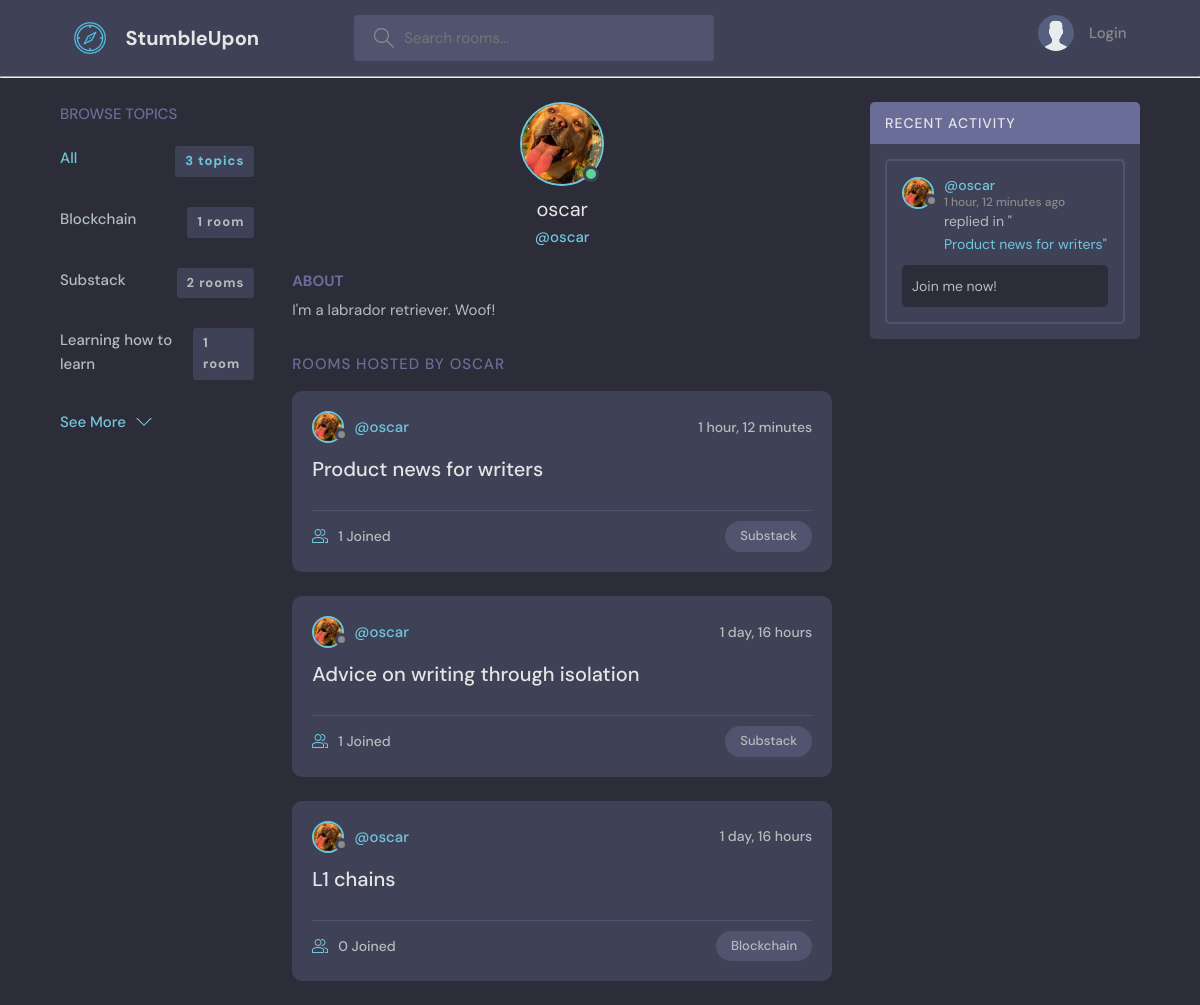
The app's page /profile/2/ with its own data.
### base/models.py (models this page shows, shortened)
class Topic(models.Model):
    name = models.CharField(max_length=200)

class User(AbstractUser):
    name = models.CharField(max_length=200, null=True)
    email = models.EmailField(unique=True, null=True)
    bio = models.TextField(null=True)
    avatar = models.ImageField(null=True, default="avatar.svg")
    USERNAME_FIELD = "email"
    REQUIRED_FIELDS = []

class Room(models.Model):
    host  = models.ForeignKey(User, on_delete=models.SET_NULL, null=True)
    topic = models.ForeignKey("Topic", on_delete=models.SET_NULL, null=True) # Topic as a string since it's written below the Room class
    name = models.CharField(max_length=200)
    description = models.TextField(null=True, blank=True) # field can be blank
    participants = models.ManyToManyField(User, related_name = "participants", blank = True)
    updated = models.DateTimeField(auto_now=True) # take timestamp every time save is hit on the item
    created = models.DateTimeField(auto_now_add=True) # take timestamp when save is hit the first time i.e during creation
    class Meta:
        ordering = ["-updated", "-created"]
    def __str__(self):
        return self.name

class Message(models.Model):
    user = models.ForeignKey(User, on_delete=models.CASCADE)
    room = models.ForeignKey(Room, on_delete=models.CASCADE)
    body = models.TextField()
    updated = models.DateTimeField(auto_now=True)
    created = models.DateTimeField(auto_now_add=True)
    class Meta:
        ordering = ["-updated", "-created"]
    def __str__(self):
        message_preview = self.body[0:50]
        return message_preview

### base/views.py (the view)
# urls.py: path("profile/<str:pk>/", views.user_profile, name="user-profile"),
def user_profile(request, pk):
    user = User.objects.get(id=pk)
    rooms = user.room_set.all()
    room_messages = user.message_set.all()
    topics = Topic.objects.all()
    context = {"user": user, "rooms": rooms, "room_messages": room_messages, "topics": topics}
    return render(request, "base/profile.html", context)

### base/templates/base/profile.html (shortened to what this page needs)
{% extends "main.html" %}
{% block content %}
  <main class="profile-page layout layout--3">
    <div class="container">
      {% include "base/topics_component.html" %}
      <div class="roomList">
        <div class="profile">
          <div class="profile__avatar">
            <div class="avatar avatar--large active">
              <img src="{{user.avatar.url }}" />
            </div>
          </div>
          <div class="profile__info">
            <h3>{{ user.username }}</h3>
            <p>@{{ user.username }}</p>
          </div>
          <div class="profile__about">
            <h3>About</h3>
            <p>
            {{user.bio}}
            </p>
          </div>
        </div>
        <div class="roomList__header">
          <div>
            <h2>Rooms Hosted by {{user.username}}</a>
            </h2>
          </div>
        </div>
        {% include "base/feed_component.html" %}
      </div>
      {% include "base/activity_component.html" %}
    </div>
  </main>
{% endblock content %}

### base/templates/base/topics_component.html
<div class="topics">
    <div class="topics__header">
      <h2>Browse Topics</h2>
    </div>
    <ul class="topics__list">
      <li>
        {% if topics.count == 1 %}
        <a href="{% url 'home' %}" class="active">All <span>{{topics.count}} topic</span></a>
        {% else %}
        <a href="{% url 'home' %}" class="active">All <span>{{topics.count}} topics</span></a>
        {% endif %}
      </li>
      {% for topic in topics %}
      <li>
        {% if topic.room_set.all.count == 1 %}
        <a href="{% url 'home' %}?q={{topic.name}}">{{topic.name}} <span>{{topic.room_set.all.count}} room</span></a>
        {% else %}
        <a href="{% url 'home' %}?q={{topic.name}}">{{topic.name}} <span>{{topic.room_set.all.count}} rooms</span></a>
        {% endif %}
      </li>
      {% endfor %}
    </ul>
    <a class="btn btn--link" href="{% url 'topics' %}">
      See More
      <svg version="1.1" xmlns="http://www.w3.org/2000/svg" width="32" height="32" viewBox="0 0 32 32">
        <title>chevron-down</title>
        <path d="M16 21l-13-13h-3l16 16 16-16h-3l-13 13z"></path>
      </svg>
    </a>
  </div>

### base/templates/base/feed_component.html (shortened to what this page needs)
{% for room in rooms %}
<div class="roomListRoom">
    <div class="roomListRoom__header">
      <a href="{% url 'user-profile' room.host.id %}" class="roomListRoom__author">
        <div class="avatar avatar--small">
          <img src="{{room.host.avatar.url}}" />
        </div>
        <span>@{{room.host.username}}</span>
      </a>
      <div class="roomListRoom__actions">
        <span>{{ room.created | timesince }}</span>
      </div>
    </div>
    <div class="roomListRoom__content">
      <a href="{% url 'room' room.id %} ">{{ room.name }}</a>
    </div>
    <div class="roomListRoom__meta">
      <a href="{% url 'room' room.id %}" class="roomListRoom__joined">
        {{room.participants.all.count}} Joined
      </a>
      <p class="roomListRoom__topic">{{room.topic.name}}</p>
    </div>
  </div>
{% endfor %}

### base/templates/base/activity_component.html (shortened to what this page needs)
<div class="activities">
    <div class="activities__header">
      <h2>Recent Activity</h2>
    </div>
    {% for message in room_messages %}
    <div class="activities__box">
      <div class="activities__boxHeader roomListRoom__header">
        <a href="{% url 'user-profile' message.user.id %}" class="roomListRoom__author">
          <div class="avatar avatar--small">
            <img src="{{message.user.avatar.url}}" />
          </div>
          <p>
            @{{ message.user.username }}
            <span>{{ message.created | timesince }} ago</span>
          </p>
        </a>
      </div>
      <div class="activities__boxContent">
        <p>replied in "<a href="{% url 'room' message.room.id %}">{{ message.room}}</a>"</p>
        <div class="activities__boxRoomContent">
          {{ message }}
        </div>
      </div>
    </div>
    {% endfor %}
  </div>

### records on screen
Topic: name "Blockchain", room_set.all.count "1"
Topic: name "Substack", room_set.all.count "2"
Topic: name "Learning how to learn", room_set.all.count "1"
User: avatar (picture), username "oscar", bio "I'm a labrador retriever. Woof!", username "OSCAR"
Room: host.avatar (picture), host.username "oscar", created "1 hour, 12 minutes", name "Product news for writers", participants.all.count "1", topic.name "Substack"
Room: host.avatar (picture), host.username "oscar", created "1 day, 16 hours", name "Advice on writing through isolation", participants.all.count "1", topic.name "Substack"
Room: host.avatar (picture), host.username "oscar", created "1 day, 16 hours", name "L1 chains", participants.all.count "0", topic.name "Blockchain"
Message: user.avatar (picture), user.username "oscar", created "1 hour, 12 minutes", room "Product news for writers", body "Join me now!"

### other values on screen
{{ topics.count }} "3"
